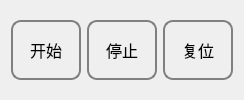
                <widget class="QWidget" name="tab_4">
                 <attribute name="title">
                  <string>自动</string>
                 </attribute>
                 <layout class="QHBoxLayout" name="horizontalLayout_6">
                  <item>
                   <widget class="QPushButton" name="btn_Auto_StartPLC">
                    <property name="minimumSize">
                     <size>
                      <width>70</width>
                      <height>60</height>
                     </size>
                    </property>
                    <property name="maximumSize">
                     <size>
                      <width>70</width>
                      <height>60</height>
                     </size>
                    </property>
                    <property name="font">
                     <font>
                      <family>微软雅黑</family>
                      <pointsize>12</pointsize>
                     </font>
                    </property>
                    <property name="styleSheet">
                     <string notr="true">QPushButton{
	border-radius:10px;
	border:2px solid gray;
}</string>
                    </property>
                    <property name="text">
                     <string>开始</string>
                    </property>
                   </widget>
                  </item>
                  <item>
                   <widget class="QPushButton" name="btn_Auto_StopPLC">
                    <property name="minimumSize">
                     <size>
                      <width>70</width>
                      <height>60</height>
                     </size>
                    </property>
                    <property name="maximumSize">
                     <size>
                      <width>70</width>
                      <height>60</height>
                     </size>
                    </property>
                    <property name="font">
                     <font>
                      <family>微软雅黑</family>
                      <pointsize>12</pointsize>
                     </font>
                    </property>
                    <property name="styleSheet">
                     <string notr="true">QPushButton{
	border-radius:10px;
	border:2px solid gray;
}</string>
                    </property>
                    <property name="text">
                     <string>停止</string>
                    </property>
                   </widget>
                  </item>
                  <item>
                   <widget class="QPushButton" name="btn_Auto_ResetPLC">
                    <property name="minimumSize">
                     <size>
                      <width>70</width>
                      <height>60</height>
                     </size>
                    </property>
                    <property name="maximumSize">
                     <size>
                      <width>70</width>
                      <height>60</height>
                     </size>
                    </property>
                    <property name="font">
                     <font>
                      <family>微软雅黑</family>
                      <pointsize>12</pointsize>
                     </font>
                    </property>
                    <property name="styleSheet">
                     <string notr="true">QPushButton{
	border-radius:10px;
	border:2px solid gray;
}</string>
                    </property>
                    <property name="text">
                     <string>复位</string>
                    </property>
                   </widget>
                  </item>
                 </layout>
                </widget>
